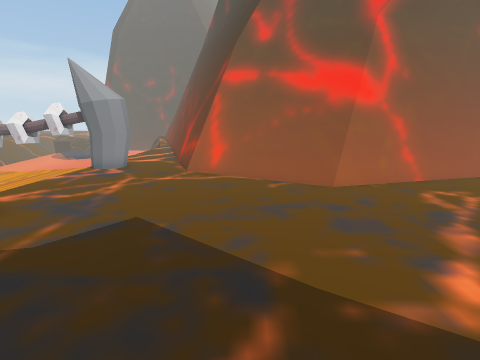
View 1 (above)

17 first-person views from a walk through a scene from a Unity 3-D project. The camera is 1.2 m above the floor, tilts 12° down and sees 80° across. The floor is counted in squares, 0.5 m on a side. Each view is taken from the middle of a square. On the plan, view 1 faces up. The plan holds only what a view shows up to about 18 squares ahead; the rest is blank. The place goes on beyond the plan. The player character is not drawn. Some animated figures are left out.

View 2
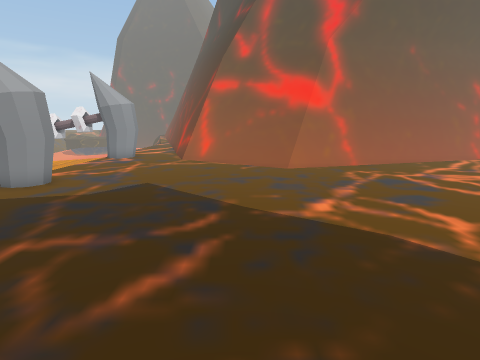

View 3
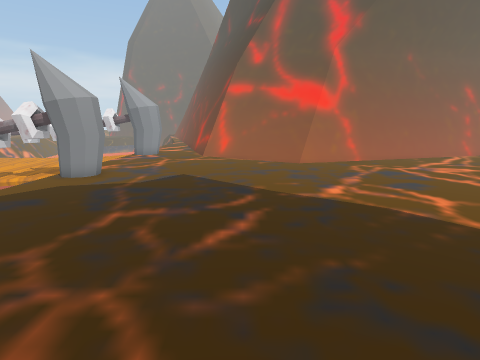

View 4
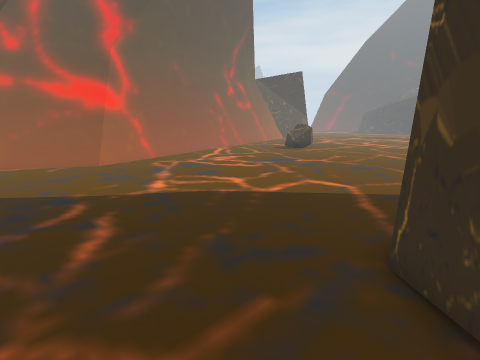

View 5
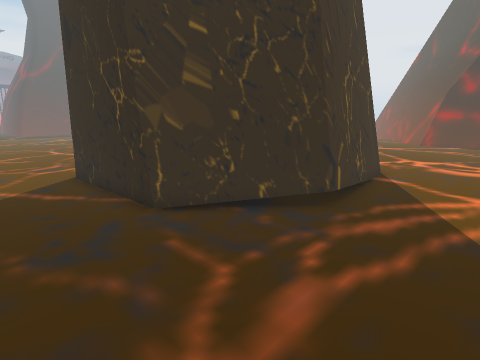

View 6
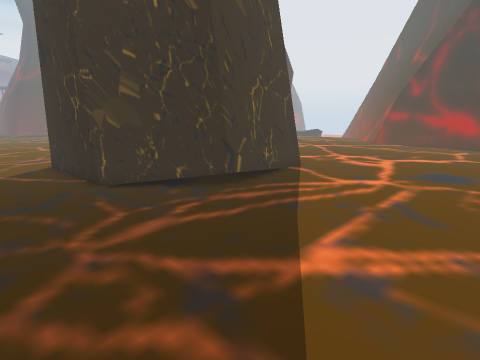

View 7
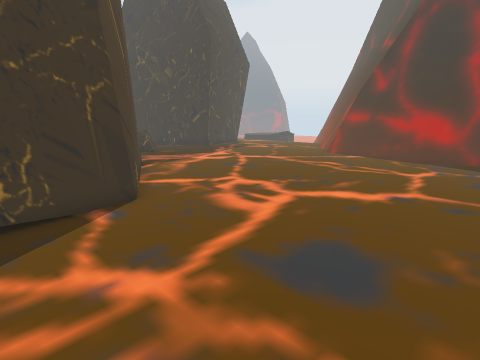

View 8
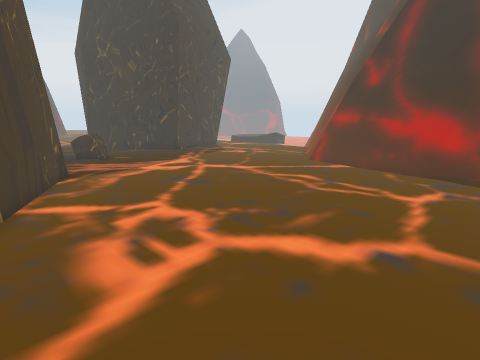

View 9
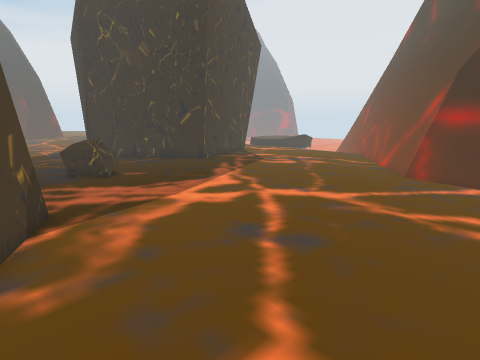

View 10
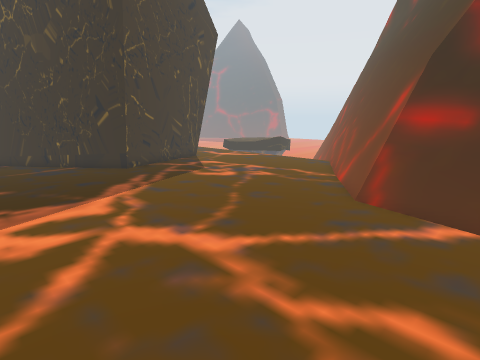

View 11
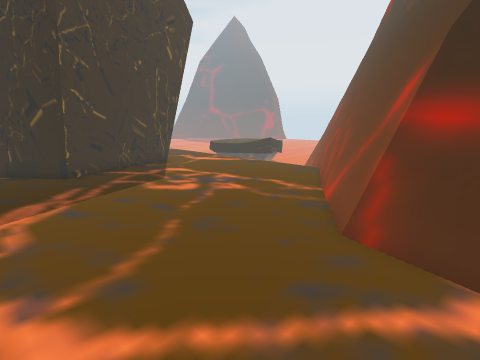

View 12
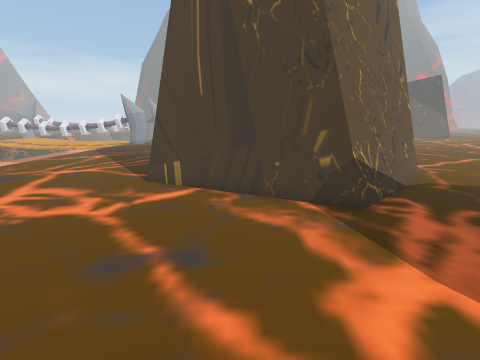

View 13
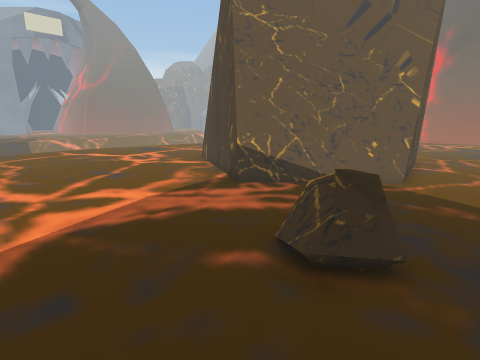

View 14
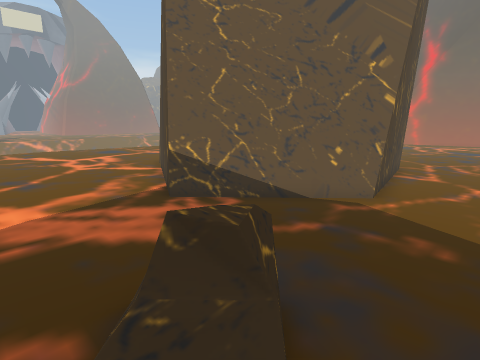

View 15
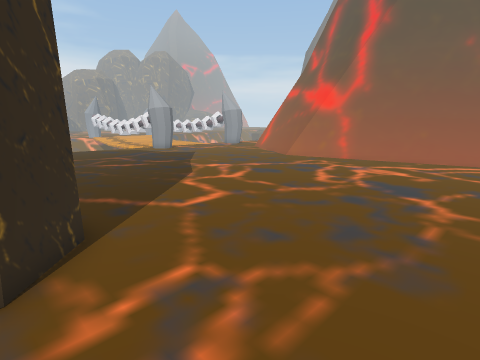

View 16
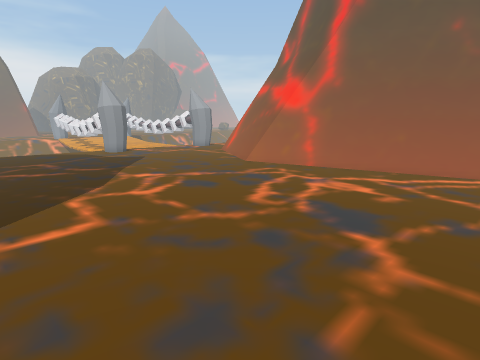

View 17
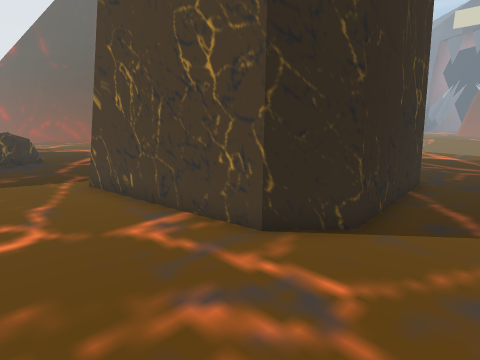

### Floor plan
Key: @ floor where view 1 was taken; # wall or solid block; x gap in a wall; . main floor; : floor 0.25 m higher than the main floor; - floor 0.25 m lower than the main floor; = window, fence, low wall or low ledge; ^ raised ledge; R rock.
Columns run from 10 left of view 1 to 15 right of it. Each row starts with its distance up from view 1.
 15 #####..=###             ##
 14  ^###.. =####       ######
 13 ........#=^############==#
 12 ..........#=#######==#...
 11  ...........==#=== ......
 10 -............ #..........
  9 - .......................
  8 .   .....................
  7 x####....................
  6  ####.....................
  5   ........................
  4   ........................
  3   ........................
  2    .......................
  1    .......................
  0    .......@...............
 -1   .  .....................
 -2     ......................
 -3    .......................
 -4   ...............RRR......
 -5   ..........RRRRRRRRR.....
 -6   .........RRR      RR....
 -7   ........RRR        R....
 -8   ........RR         R....
 -9   ........RR         R....
-10   ........RR         R....
-11   ........RR        RRR...
-12    .......RR       RRRR...
-13   ........RRR      RRR...
-14   .........RRR    RRR.....
-15   :.........RRR  RRRR.....
-16   :::.........RRRRRR......
-17   :::::.........RRR.......
-18   :::::::.................
-19    :::::::.............R..
-20    :::::::............RR..
-21    :::::::.............R..
-22    :::::::................
-23    .......................
-24    .......................
-25    .......................
-26    ......................#
-27    .....................##
-28     ....................#
-29     ==^===#.............#
-30     ######^==#..........##
-31     #########=...........#
-32           ####=..........#
-33             ####..........
-34              ##=..........
-35               ##=........
-36                ##.......
-37                ##=.....

Positions as (right, up) in squares from view 1, and headings:
1: (0, 0), facing up
2: (1, -4), facing up
3: (0, -6), facing up
4: (-2, -6), facing up-right
5: (-4, -1), facing down-right
6: (-8, -1), facing down-right
7: (-8, -10), facing down-right
8: (-7, -14), facing down-right
9: (-1, -16), facing down-right
10: (-1, -21), facing down-right
11: (0, -24), facing down-right
12: (4, -25), facing up
13: (15, -25), facing up-left
14: (15, -22), facing up-left
15: (15, -6), facing up-left
16: (15, -2), facing up-left
17: (15, -2), facing down-left
